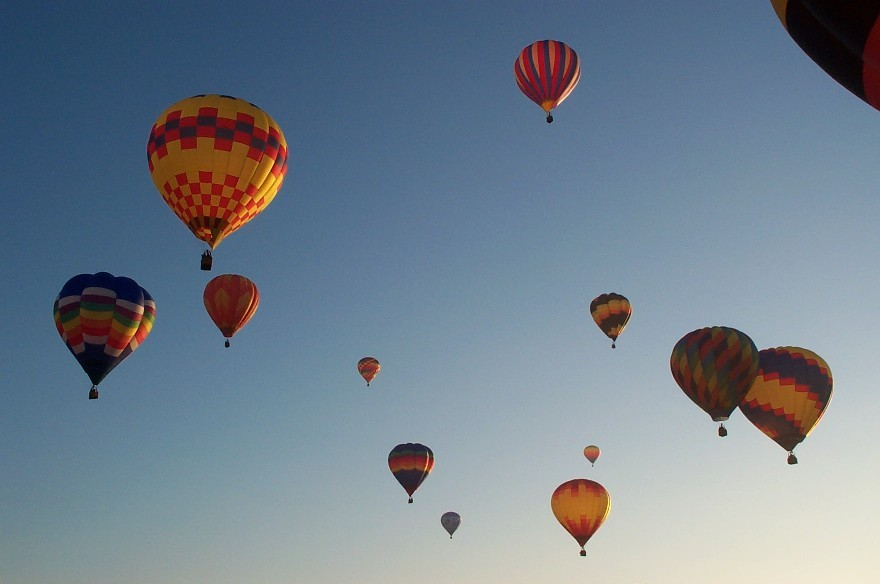
#> input picture Lab 3/balloons.jpg, 880 x 584 px
$ python main.py
#> lines starting #> are read from the running program, lines starting #| are printed output that depends on the picture; after the words box and inside, x2 and y2 are one past the last pixel; in counts of white or black regions, pixels touching at a corner belong together
### Lab 3/utilities.py
import numpy as np
import math

def convolve(in_arr, kernel ,stride=1, padding=0, padding_mode="edge"):
    #Expand scaler values to tuple
    if(np.isscalar(padding)):
        padding = (padding, padding) #(top & bottom, left & right)
    if(np.isscalar(stride)):
        stride = (stride,stride) #(verticle stride, horizontal stride)

    #Calculate output array size
    out_arr_height = math.floor((in_arr.shape[0]+2*padding[0]-kernel.shape[0])/stride[0]) + 1
    out_arr_width = math.floor((in_arr.shape[1]+2*padding[1]-kernel.shape[1])/stride[1]) + 1

    #Add padding to input array
    in_arr = np.pad(in_arr, pad_width = ((padding[0],padding[0]),(padding[1],padding[1])), mode = padding_mode)

    #Create output array
    out_arr = np.zeros((out_arr_height, out_arr_width))

    #Perform convolution between input array and kernel
    for h in range(0, out_arr_height):
        for w in range(0,out_arr_width):
            out_arr[h,w] = np.sum(in_arr[h*stride[0]:h*stride[0]+kernel.shape[0], w*stride[1]:w*stride[1]+kernel.shape[1]] * kernel)

    return out_arr

# [7 lines left out: function sobel, not called in this run]

def roberts(img):
    Gx = np.array([[1,0],[0,-1]])
    Gy = np.array([[0,1],[-1,0]])
    roberts_x = convolve(img, Gx, padding=1)
    roberts_y = convolve(img, Gy, padding=1)
    img = np.sqrt(roberts_x**2 + roberts_y**2)
    return img

def _gen_guassian_kernel(length = 5, sigma = 1.0):
    ax = np.linspace(-(length - 1) / 2., (length - 1) / 2., length)
    gauss = np.exp(-0.5 * np.square(ax) / np.square(sigma))
    kernel = np.outer(gauss, gauss)
    return kernel / np.sum(kernel)

def gaussian(img, sigma=1.):
    g_kernel = _gen_guassian_kernel(sigma=sigma)
    return convolve(img, g_kernel,padding=2)

### Lab 3/main.py
from skimage import io
import matplotlib.pyplot as plt
import numpy as np
from skimage.morphology import dilation, remove_small_objects, label
from utilities import gaussian, roberts

img = io.imread("balloons.jpg")
#> img is the input picture: shape (584, 880, 3); mean R, G, B 114.1, 128.5, 142.2

img = img[:, :, 2]/255.
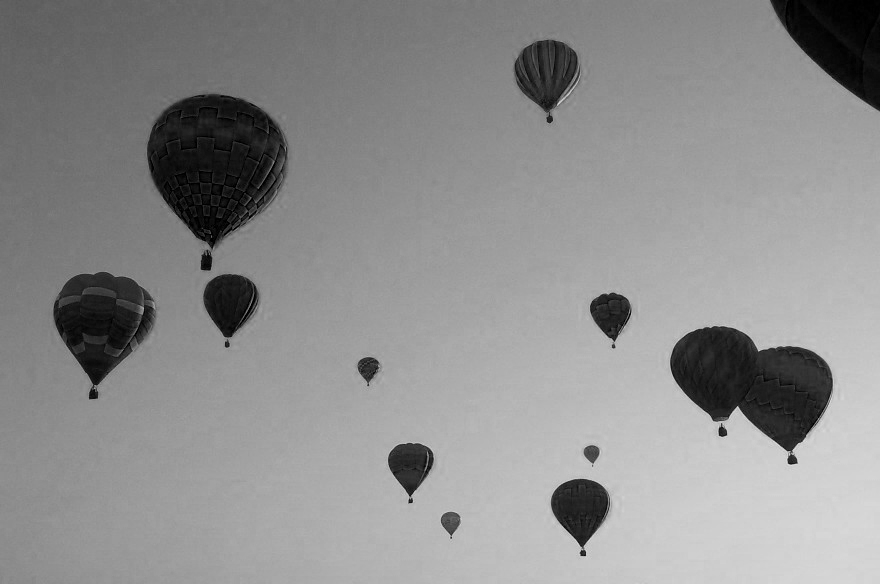
#> img: shape (584, 880) float64; min 0, max 0.875, mean 0.558

img = gaussian(img)

img = (img < 0.35).astype(np.int0)
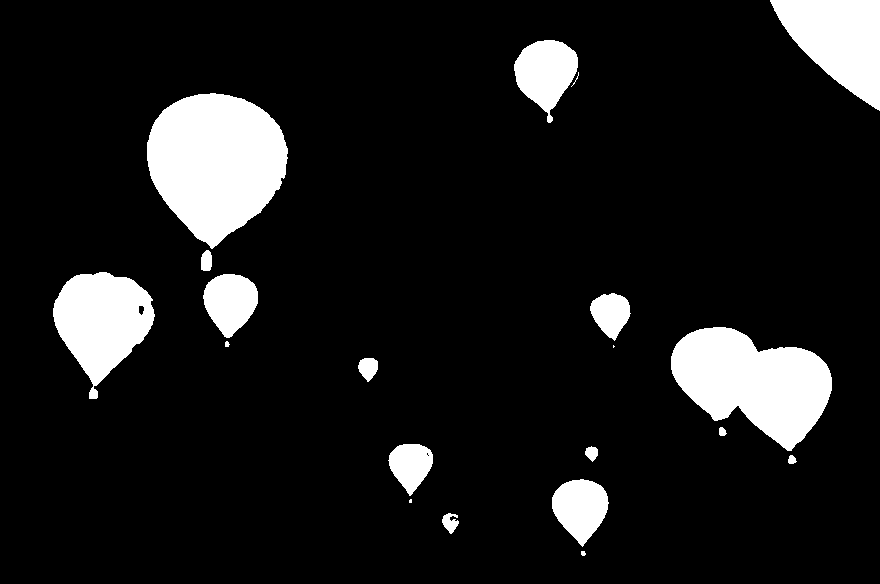
#> img: shape (584, 880) int64; values 0 (black) and 1 (white), 10.8% white; 20 white regions (3 under 20 px), largest, box (x1, y1, x2, y2) and area: (147, 93, 288, 249) 15528, (671, 327, 832, 451) 12414, (53, 272, 155, 399) 7698

img = dilation(
    img,
    np.array(
        [
            [1, 1, 1, 1, 0, 0, 0],
            [1, 1, 1, 1, 0, 0, 0],
            [1, 1, 1, 1, 0, 0, 0],
            [1, 1, 1, 1, 0, 0, 0],
            [1, 1, 1, 1, 0, 0, 0],
            [1, 1, 1, 1, 0, 0, 0],
            [0, 0, 0, 0, 0, 0, 0],
        ]
    ),
)
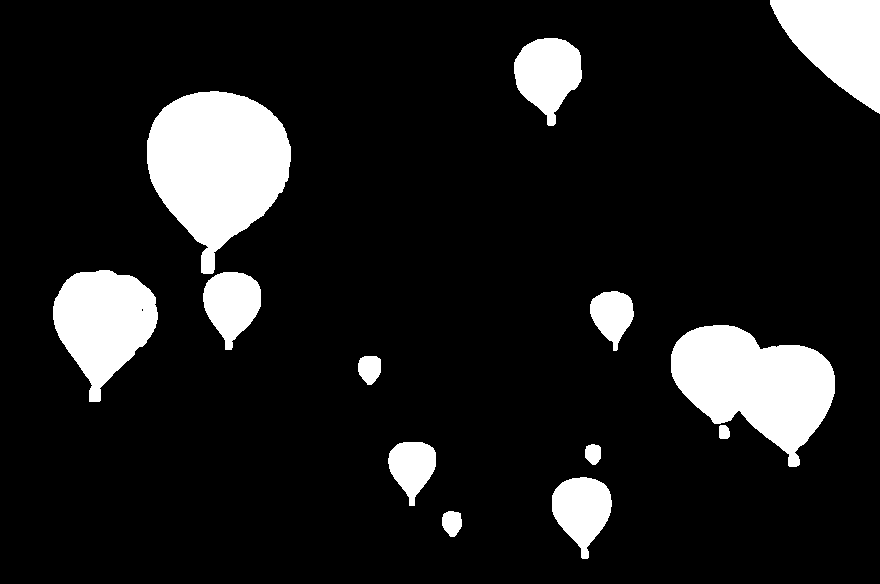
#> img: shape (584, 880) int64; values 0 (black) and 1 (white), 12.1% white; 13 white regions, largest, box (x1, y1, x2, y2) and area: (147, 91, 291, 274) 17042, (671, 325, 835, 467) 13810, (53, 270, 158, 402) 8682

img = roberts(img)
#> call 2 of convolve, with kernel = array of shape (2, 2), stride = 1, padding = 1, padding_mode = 'edge'
#> in convolve (call 2), `in_arr = np.pad(in_arr, pad_width = ((padding[0],padding[0]),(padding[..`:
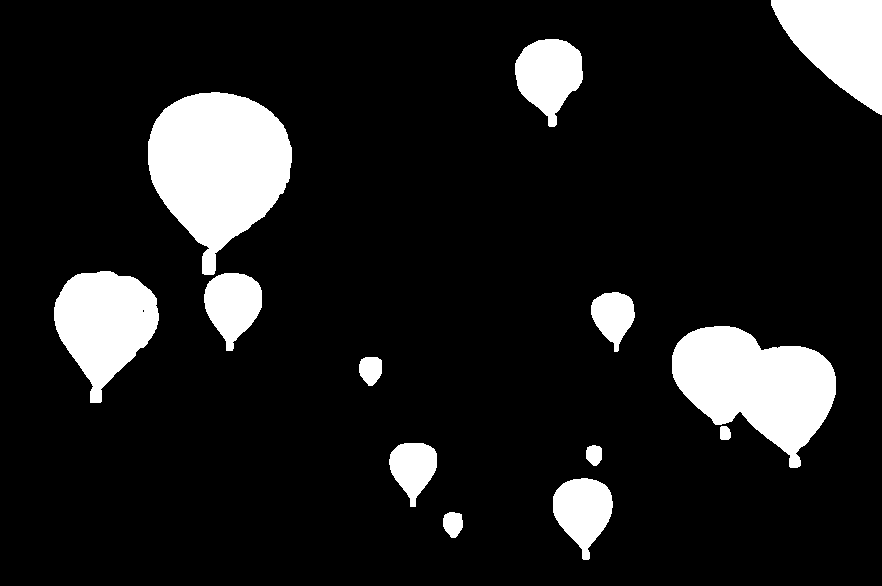
#> in_arr: shape (586, 882) int64; values 0 (black) and 1 (white), 12.1% white; 13 white regions, largest, box (x1, y1, x2, y2) and area: (148, 92, 292, 275) 17042, (672, 326, 836, 468) 13810, (54, 271, 159, 403) 8682
#> after the loop in convolve (call 2), `for h in range(0, out_arr_height):`:
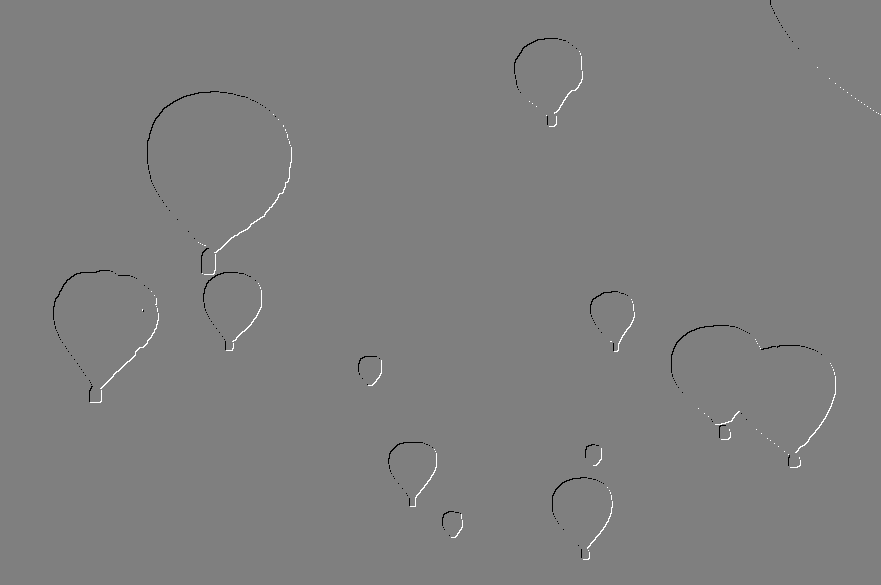
#> out_arr: shape (585, 881) float64; min -1, max 1, mean -7.76e-06; drawn with min black and max white
#> in roberts, `img = np.sqrt(roberts_x**2 + roberts_y**2)`:
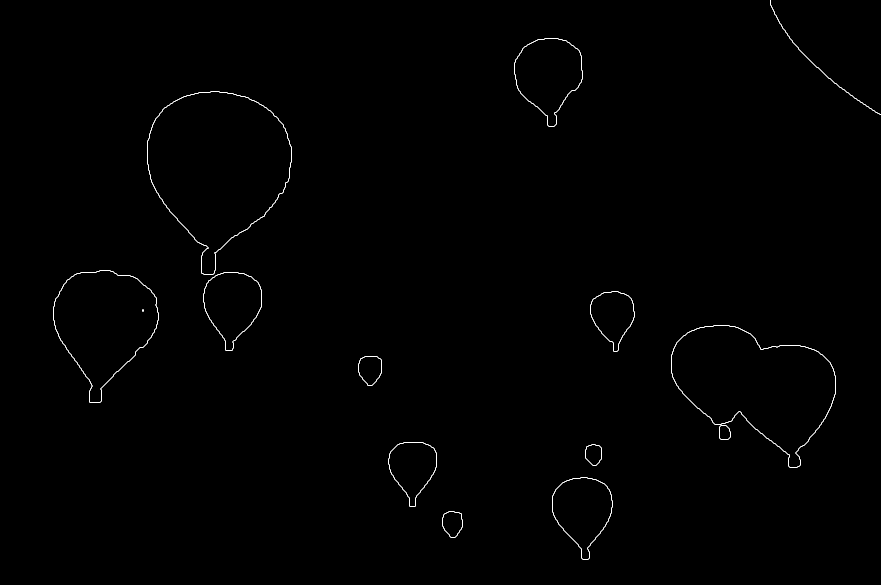
#> img: shape (585, 881) float64; min 0, max 1.41, mean 0.00828; drawn with min black and max white

img = img > 0
#> img: shape (585, 881) bool; 0.71% white in thin lines or dots, all inside (x1, y1, x2, y2) = (53, 0, 881, 560)
img = remove_small_objects(img)

img = label(img)
#> img: shape (585, 881) int32; 13 distinct labels, from 0 to 12
print(np.max(img))
#| 12

plt.imshow(img, cmap="gray")
plt.show()
